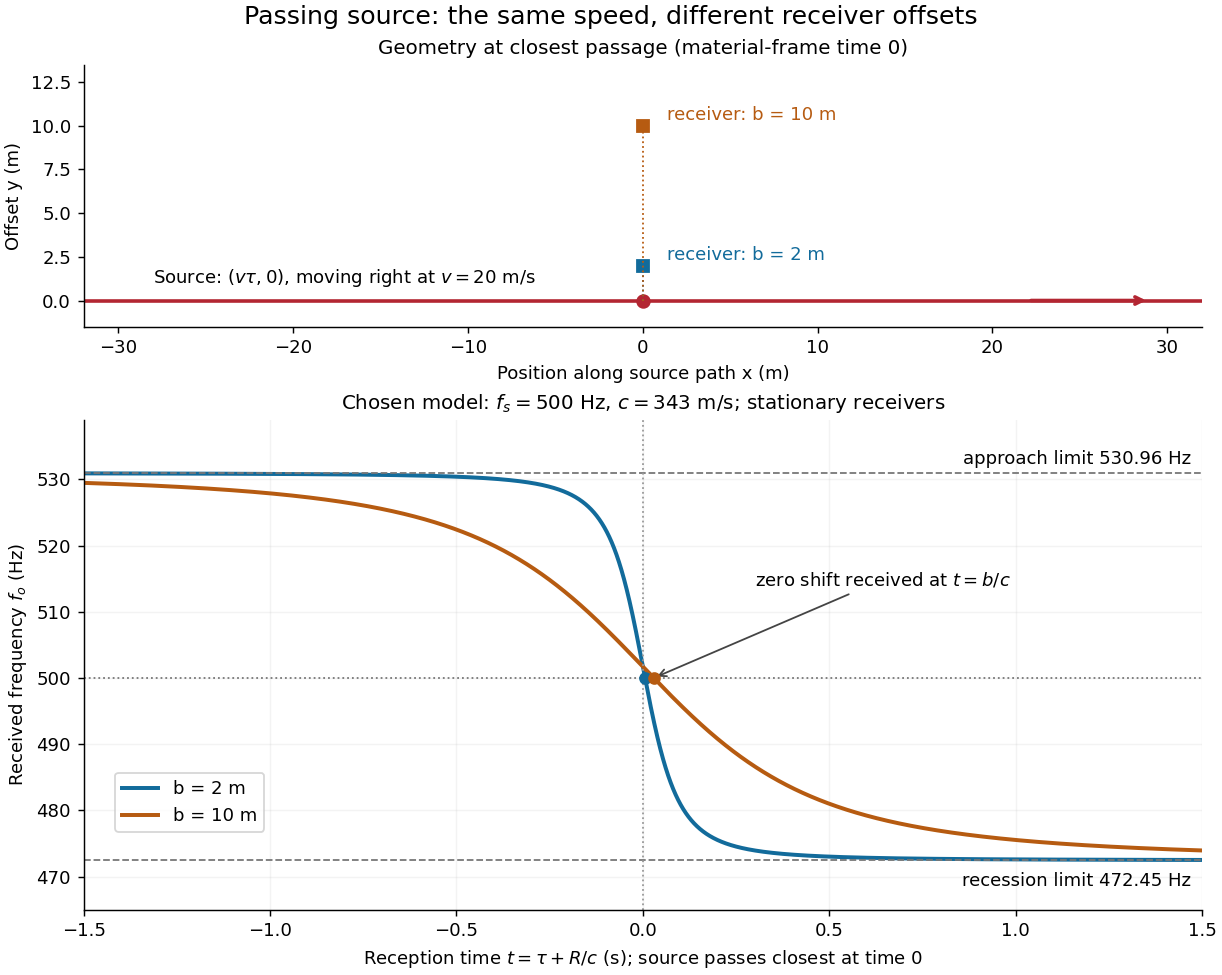

Recreate this plot in Python.
"""Plot receiver geometry and frequency against delayed reception time.

Tested with Python 3.14, matplotlib 3.10.7, numpy 2.3.5.
All parameters are chosen model values; no measured observations are used.
The emitter's closest passage is at emission time tau=0; reception is t=tau+R/c.
"""
from pathlib import Path

import matplotlib.pyplot as plt
import numpy as np


def main():
    sound_speed, source_speed, emitted_frequency = 343.0, 20.0, 500.0
    offsets = [(2.0, "#126b9b"), (10.0, "#b65b11")]
    fig, (geometry, frequency) = plt.subplots(
        2, 1, figsize=(9.4, 7.5), dpi=130, facecolor="white",
        gridspec_kw={"height_ratios": [1, 1.8]}, layout="constrained")
    fig.suptitle("Passing source: the same speed, different receiver offsets", fontsize=14)
    geometry.axhline(0, color="#b32632", lw=2)
    geometry.annotate("", (29, 0), (22, 0),
                      arrowprops={"arrowstyle": "->", "color": "#b32632", "lw": 2})
    geometry.plot(0, 0, "o", color="#b32632", ms=7)
    geometry.text(-28, 1.0, r"Source: $(v\tau,0)$, moving right at $v=20$ m/s", fontsize=10)
    for offset, color in offsets:
        geometry.plot(0, offset, "s", color=color, ms=7)
        geometry.plot([0, 0], [0, offset], color=color, ls=":", lw=1)
        geometry.text(1.4, offset + 0.3, f"receiver: b = {offset:g} m", color=color, fontsize=10)
    geometry.set(xlim=(-32, 32), ylim=(-1.5, 13.5), aspect="equal",
                 xlabel="Position along source path x (m)", ylabel="Offset y (m)")
    geometry.set_title("Geometry at closest passage (material-frame time 0)", fontsize=11)
    tau = np.linspace(-3.0, 3.0, 24001)
    for offset, color in offsets:
        distance = np.hypot(source_speed * tau, offset)
        reception_time = tau + distance / sound_speed
        received = emitted_frequency * sound_speed / (
            sound_speed + source_speed**2 * tau / distance)
        frequency.plot(reception_time, received, color=color, lw=2.2,
                       label=f"b = {offset:g} m")
        zero_time = offset / sound_speed
        frequency.plot(zero_time, emitted_frequency, "o", color=color, ms=6, zorder=5)
    upper = emitted_frequency * sound_speed / (sound_speed - source_speed)
    lower = emitted_frequency * sound_speed / (sound_speed + source_speed)
    frequency.axhline(upper, color="#777777", ls="--", lw=1)
    frequency.axhline(lower, color="#777777", ls="--", lw=1)
    frequency.axhline(emitted_frequency, color="#777777", ls=":", lw=1)
    frequency.axvline(0, color="#999999", ls=":", lw=1)
    frequency.text(1.47, upper + 1.4, f"approach limit {upper:.2f} Hz", ha="right", fontsize=10)
    frequency.text(1.47, lower - 3.8, f"recession limit {lower:.2f} Hz", ha="right", fontsize=10)
    frequency.annotate(r"zero shift received at $t=b/c$", (10 / sound_speed, 500),
                       (0.3, 514), arrowprops={"arrowstyle": "->", "color": "#444444"}, fontsize=10)
    frequency.set(xlim=(-1.5, 1.5), ylim=(465, 539),
                  xlabel=r"Reception time $t=\tau+R/c$ (s); source passes closest at time 0",
                  ylabel=r"Received frequency $f_o$ (Hz)")
    frequency.legend(loc="lower left", bbox_to_anchor=(0.02, 0.14), frameon=True)
    frequency.set_title(r"Chosen model: $f_s=500$ Hz, $c=343$ m/s; stationary receivers", fontsize=11)
    frequency.grid(alpha=0.15)
    for ax in (geometry, frequency):
        ax.spines[["top", "right"]].set_visible(False)
    fig.savefig(Path.cwd() / f"{Path(__file__).stem}.png", facecolor="white")
    plt.close(fig)


if __name__ == "__main__":
    main()
